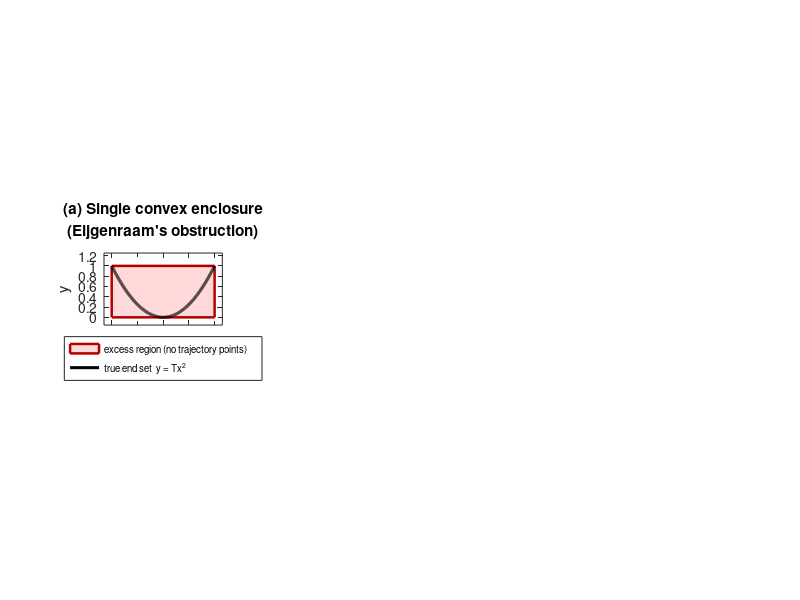

This figure's MATLAB source: (Note: this script raises an error after producing the figure.)
% eijgenraam_figure.m
%
% Figure for Eijgenraam's wrapping-effect example (Ph.D. thesis, Example
% 6.4.2, pp. 127-128; reproduced in Nedialkov's Ph.D. thesis), tested
% with our IVP enclosure solver (ivp2026, EndCover mode).
%
%   x' = 0,  y' = x^2,   initial set:  x in [-lambda,lambda], y = 0.
%   Exact solution set at time T:  y = T*x^2,  x in [-lambda,lambda].
%
% Panel (a): the single tightest axis-aligned convex box enclosing the
%            end set -- illustrates Eijgenraam's point that ANY single
%            convex enclosure of a curved set has unavoidable
%            (quadratic-order) excess area.
% Panels (b)-(d): our EndCover eps-cover of the end set for
%            eps = 0.3, 0.1, 0.02 -- many small boxes, each intersecting
%            the true curve, hugging the parabola tightly and refining
%            as eps -> 0.  This is NOT subject to Eijgenraam's obstruction
%            because we never enclose the whole curved set by one box.
%
% Data: eijgenraam_runs/eps<VAL>/E1.txt produced by
%   ivp2026 (build/examples/version_2026), mode=0 (EndCover),
%   src/examples/eg9Eijgenraam.mk  (n=2, ff = 0, x^2, cen=(0,0), wid=(1,0))
%
% The first N lines of each E1.txt are the actual eps-cover boxes
% (N = the "E1 boxes=" count printed by the solver, see cover_count.txt);
% the remaining lines are auxiliary E0/corner-tracking boxes appended by
% the solver for visualisation and are NOT part of the cover.

clear; clc; close all;

lambda = 1.0;
T      = 1.0;

epsList   = [0.3, 0.1, 0.02];
epsLabels = {'eps0.3','eps0.1','eps0.02'};

% Analytic solution set: y = T*x^2, x in [-lambda,lambda]
xx = linspace(-lambda, lambda, 2000);
yy = T * xx.^2;

fig = figure('Color','w','Position',[100 100 1500 420]);

% ── Panel (a): naive single convex (box) enclosure ─────────────────────
subplot(1,4,1); hold on; axis equal; box on;
ybox = [0, T*lambda^2];
hBox = patch([-lambda lambda lambda -lambda], [ybox(1) ybox(1) ybox(2) ybox(2)], ...
    [1 0.85 0.85], 'EdgeColor',[0.7 0 0], 'LineWidth',1.8, 'DisplayName','excess region (no trajectory points)');
hCurve = plot(xx, yy, 'k-', 'LineWidth', 2.2, 'DisplayName','true end set  y = Tx^2');
xlim([-1.15*lambda, 1.15*lambda]); ylim([-0.15*T*lambda^2, 1.25*T*lambda^2]);
xlabel('x'); ylabel('y');
title({'(a) Single convex enclosure','(Eijgenraam''s obstruction)'});
legend([hBox, hCurve], 'Location','southoutside','FontSize',7);

% ── Panels (b)-(d): our eps-cover (EndCover) ────────────────────────────
for k = 1:numel(epsList)
    epsv = epsList(k);
    dname = fullfile('.', epsLabels{k});
    boxes = read_boxes_file(fullfile(dname,'E1.txt'));
    N = read_count(fullfile(dname,'cover_count.txt'));
    if isnan(N) || N > numel(boxes)
        N = numel(boxes);
    end
    cover = boxes(1:N);

    subplot(1,4,1+k); hold on; axis equal; box on;
    for i = 1:numel(cover)
        b = cover{i};
        x1=b(1); x2=b(2); y1=b(3); y2=b(4);
        rectangle('Position',[x1,y1,x2-x1,y2-y1], ...
            'FaceColor',[0.85 0.92 1], 'EdgeColor',[0 0.3 0.75], 'LineWidth',0.6);
    end
    plot(xx, yy, 'k-', 'LineWidth', 1.6);
    xlim([-1.15*lambda, 1.15*lambda]); ylim([-0.15*T*lambda^2, 1.25*T*lambda^2]);
    xlabel('x'); ylabel('y');
    title(sprintf('(%c) Our eps-cover, eps=%.3g\n(%d boxes)', char('a'+k), epsv, N));
end

sgtitle(sprintf(['Eijgenraam''s example:  x''=0, y''=x^2,  x_0\\in[-%.0f,%.0f], T=%.1f\n' ...
    'IVP enclosure solver (ivp2026, EndCover mode)'], lambda, lambda, T));

set(fig,'PaperPositionMode','auto');
print(fig, 'eijgenraam_figure', '-dpng', '-r300');
savefig(fig, 'eijgenraam_figure.fig');
fprintf('Saved eijgenraam_figure.png and .fig\n');

% ── helpers ──────────────────────────────────────────────────────────
function boxes = read_boxes_file(filename)
    fid = fopen(filename, 'r');
    if fid == -1
        boxes = {};
        return;
    end
    boxes = {};
    tline = fgetl(fid);
    while ischar(tline)
        tokens = regexp(tline, ...
            'Box\s+\d+:\s+\[([+\-\d\.eE]+),\s*([+\-\d\.eE]+)\]\s*x\s*\[([+\-\d\.eE]+),\s*([+\-\d\.eE]+)\]', ...
            'tokens');
        if ~isempty(tokens)
            nums = str2double(tokens{1});
            if numel(nums) == 4 && all(isfinite(nums))
                boxes{end+1} = nums; %#ok<AGROW>
            end
        end
        tline = fgetl(fid);
    end
    fclose(fid);
end

function n = read_count(filename)
    fid = fopen(filename,'r');
    if fid == -1
        n = NaN;
        return;
    end
    n = str2double(strtrim(fgetl(fid)));
    fclose(fid);
end
